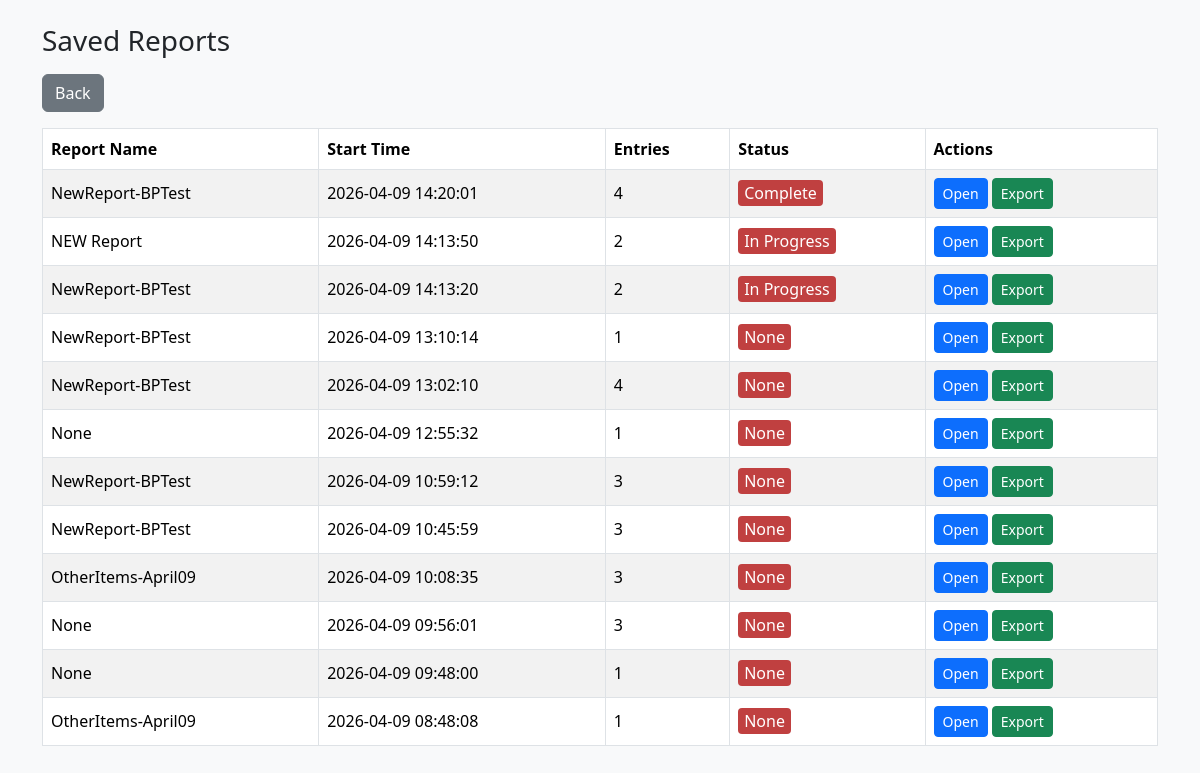
The page /reports (signed in) on the database its author committed.
### tables this page shows
CREATE TABLE inventory_reports (
            id INTEGER PRIMARY KEY AUTOINCREMENT,
            session_id TEXT,
            report_name TEXT,
            source TEXT,
            product_no TEXT,
            description TEXT,
            quantity INTEGER,
            comment TEXT,
            created_at TEXT
        , is_completed INTEGER DEFAULT 0, status TEXT);

### app.py (the view)
@app.route("/reports")
@login_required
def reports():
    data = run_query("""
        SELECT session_id,
               MIN(created_at) as start_time,
               COUNT(*) as entries,
               MAX(report_name) as report_name,
               MAX(status) as status
        FROM inventory_reports
        GROUP BY session_id
        ORDER BY start_time DESC
    """)
    reports = [{"session_id": r[0], "start_time": r[1], "count": r[2], "report_name": r[3], "status": r[4]} for r in data]
    return render_template("reports.html", reports=reports)

### app.py (called while the page is built)
def login_required(f):
    from functools import wraps
    @wraps(f)
    def decorated_function(*args, **kwargs):
        if not session.get("logged_in"):
            return redirect(url_for("login"))
        return f(*args, **kwargs)
    return decorated_function

def run_query(query, params=(), fetch=True):
    conn = sqlite3.connect(DB_NAME)
    cursor = conn.cursor()
    try:
        cursor.execute(query, params)
        data = cursor.fetchall() if fetch else None
        conn.commit()
    except sqlite3.OperationalError as e:
        print("DB error:", e)
        data = None
    finally:
        conn.close()
    return data

### templates/reports.html (shortened to what this page needs)
<!DOCTYPE html>
<html>
<head>
<link href="https://cdn.jsdelivr.net/npm/bootstrap@5.3.1/dist/css/bootstrap.min.css" rel="stylesheet">
</head>
<body class="bg-light">
<div class="container mt-4">
<h3 class="mb-3">Saved Reports</h3>
<a href="/" class="btn btn-secondary mb-3">Back</a>
<table class="table table-bordered table-striped">
<thead>
<tr>
<th>Report Name</th>
<th>Start Time</th>
<th>Entries</th>
<th>Status</th>
<th>Actions</th>
</tr>
</thead>
<tbody>
{% for r in reports %}
<tr>
<td>{{ r.report_name }}</td>
<td>{{ r.start_time }}</td>
<td>{{ r.count }}</td>
<td>
<span class="status-{{ 'completed' if r.status=='Completed' else 'progress' }}">{{ r.status }}</span>
</td>
<td>
<a href="/load_report/{{ r.session_id }}" class="btn btn-sm btn-primary">Open</a>
<a href="/export?sid={{ r.session_id }}" class="btn btn-sm btn-success">Export</a>
</td>
</tr>
{% endfor %}
</tbody>
</table>
</div>
</body>
</html>

### templates/reports.html (style rules this page uses)
body { background:#f3e6e6; }
table th, table td { vertical-align:middle; }
.status-progress { color:#fff; background:#c04040; border-radius:4px; padding:2px 6px; }

### rows shown on the page
inventory_reports: report_name "NewReport-BPTest", start_time "2026-04-09 14:20:01", count "4", status "Complete"
inventory_reports: report_name "NEW Report", start_time "2026-04-09 14:13:50", count "2", status "In Progress"
inventory_reports: report_name "NewReport-BPTest", start_time "2026-04-09 14:13:20", count "2", status "In Progress"

### other values the page prints
{{ r.report_name }} "NewReport-BPTest" "NewReport-BPTest" "None" "NewReport-BPTest" "NewReport-BPTest" "OtherItems-April09" "None" "None" "OtherItems-April09"
{{ r.start_time }} "2026-04-09 13:10:14" "2026-04-09 13:02:10" "2026-04-09 12:55:32" "2026-04-09 10:59:12" "2026-04-09 10:45:59" "2026-04-09 10:08:35" "2026-04-09 09:56:01" "2026-04-09 09:48:00" "2026-04-09 08:48:08"
{{ r.count }} "1" "4" "1" "3" "3" "3" "3" "1" "1"
{{ r.status }} "None" "None" "None" "None" "None" "None" "None" "None" "None"
